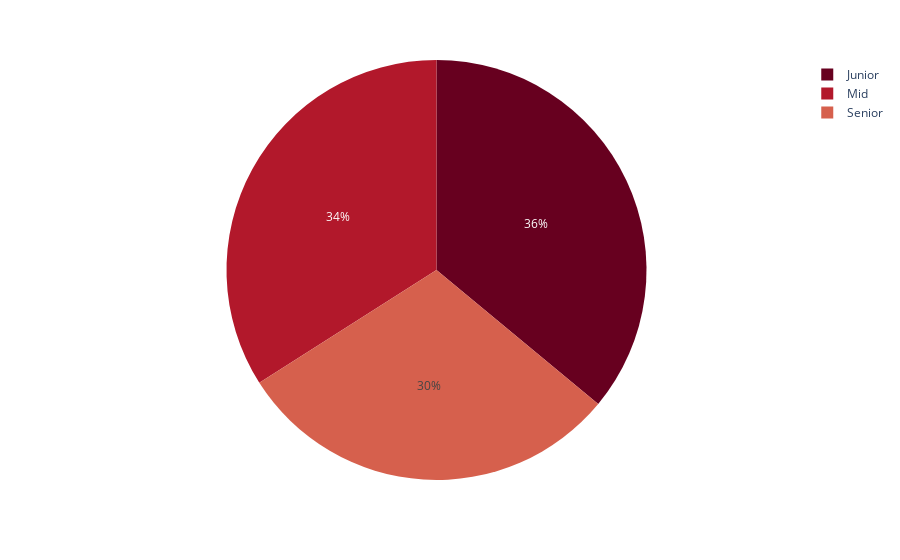

Notebook source saved alongside this figure:
### Code cell
# Visualization of the level distribution

level_sum = {}

for i in df['level'].unique():
    level_sum[i] = (df['level'] == i).sum()

level_df = pd.DataFrame({'Level': list(level_sum.keys()), 'Number': list(level_sum.values())})

fig = px.pie(level_df, values='Number', names='Level', color_discrete_sequence=px.colors.sequential.RdBu)

# show the plot
fig.show()

### Figure 1 — Plotly figure (JSON) as saved in the notebook; plotly's stock layout.template omitted (floating-point values rounded to 4 significant figures)
{"data": [{"domain": {"x": [0, 1], "y": [0, 1]}, "hovertemplate": "Level=%{label}<br>Number=%{value}<extra></extra>", "labels": ["Junior", "Mid", "Senior"], "legendgroup": "", "name": "", "showlegend": true, "type": "pie", "values": [560, 529, 466]}], "layout": {"legend": {"tracegroupgap": 0}, "margin": {"t": 60}, "piecolorway": ["rgb(103,0,31)", "rgb(178,24,43)", "rgb(214,96,77)", "rgb(244,165,130)", "rgb(253,219,199)", "rgb(247,247,247)", "rgb(209,229,240)", "rgb(146,197,222)", "rgb(67,147,195)", "rgb(33,102,172)", "rgb(5,48,97)"]}}
